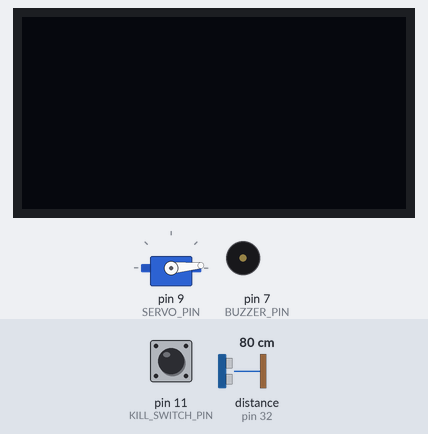
Simulated run of this program. Board: Arduino Mega 2560, built with avr-gcc and run on an emulated ATmega2560. On the bench: 128×64 one-colour display, servo, buzzer (waves = sounding). The test bench sets the inputs (shaded band); at power-on: pin 11 (KILL_SWITCH_PIN) HIGH, distance to the obstacle (sensor on pin 32) 80 cm. The echo pulse lasts 58.3 µs per cm.

Above: at 2.2 s.
2.3 s: pin 11 (KILL_SWITCH_PIN) pulled LOW for 0.15 s
At 3.4 s:
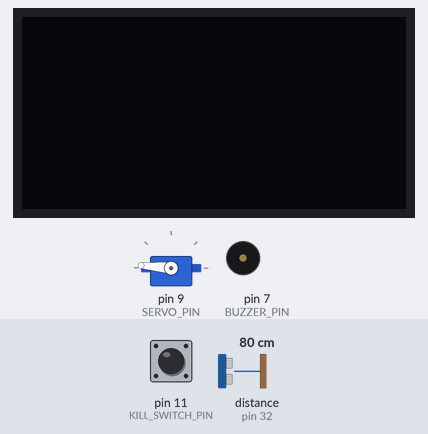
5.4 s: distance to the obstacle (sensor on pin 32) set to 35 cm
8.1 s: distance to the obstacle (sensor on pin 32) set to 60 cm
10.9 s: distance to the obstacle (sensor on pin 32) set to 2 cm
At 13.1 s:
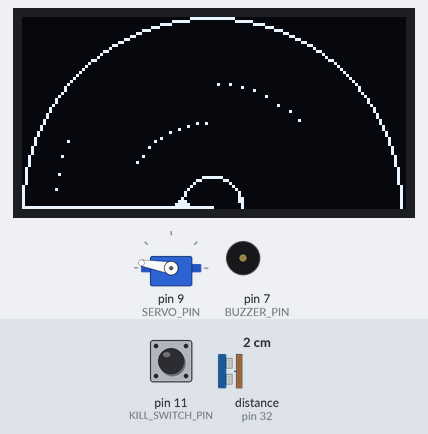
13.2 s: distance to the obstacle (sensor on pin 32) set to 53 cm
At 13.83 s:
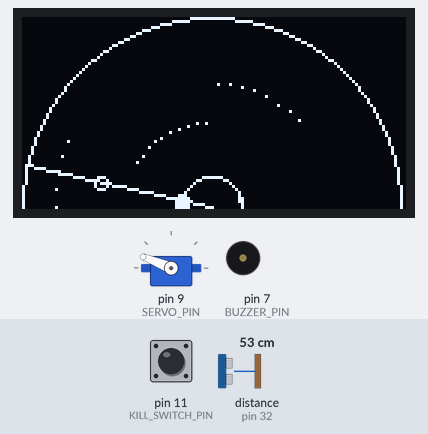
15.9 s: distance to the obstacle (sensor on pin 32) set to 4 cm
At 16.07 s:
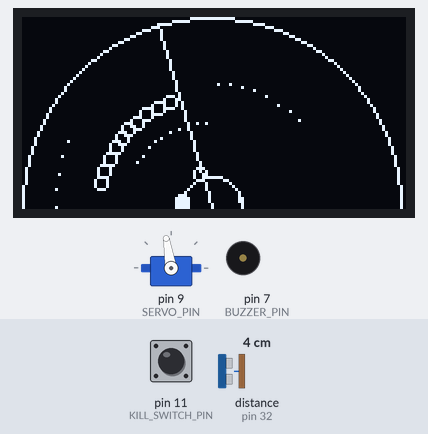
Timing chart, 0 to 19.0 s (numbered marks = the images above; inputs shaded):
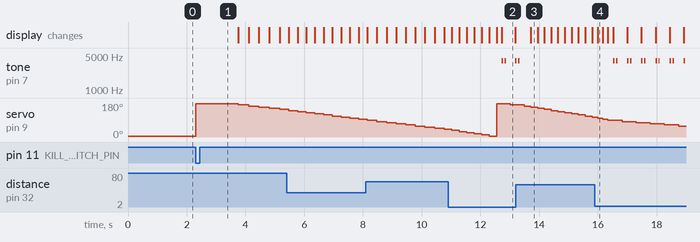

Measured:
- after the input at 2.3 s, servo on pin 9 (SERVO_PIN): 5° → 175° at once, → 170° 1.5 s later, → 164° 0.35 s later, → 158° 0.35 s later, … (6 changes in this stretch)
- after the input at 10.9 s, tone on pin 7 (BUZZER_PIN): goes 4000 Hz 0.05 s, silent 0.05 s, 4000 Hz 0.05 s, silent 0.32 s, then 4000 Hz, starting after 1.8 s
- after the input at 13.2 s, tone on pin 7 (BUZZER_PIN): goes on until 13.3 s, then stays silent
- what the display in image 2 shows lasts 0.5 s, from 12.7 s to 13.2 s

The program:

main.cpp
```cpp
#include "Arduino.h"
#include "display.h"
#include "distance.h"
#include "servo.h"

double calibration[POINTS] = {0};
double measurements[POINTS] = {0};
double hits[POINTS] = {0};
double angles[POINTS] = {0};

bool calibrated = false;

// Run initial calibration sweep
void runCalibration() {
  resetServo();

  for (int i = 0; i < POINTS; i++) {
    display.clearDisplay();
    driveServoToPosition(i);
    delay(stepDelay);

    double angle = map(i, 0, POINTS-1, 0, 180);
    angles[i] = angle;

    double distance = getMedianDistance();
    calibration[i] = distance;

    drawCalibrationPoints(angles, calibration);
    display.display();
  }
}

// Used without calibration
bool isHitByTreshold(double distance) {
  return distance < 50;
}

// Compare calibration sweep with the measurement
bool isHitByCalibration(int index, double distance) {
  return (abs(calibration[index] - distance) > TRESHOLD);
}

// Arduino Setup function - run once after reset
void setup()   {
  setupDisplay();
  setupDistanceMeter();
  setupServo();

  pinMode(KILL_SWITCH_PIN, INPUT_PULLUP);
}

// Arduino Loop function - Main program loop
void loop() {
  if (digitalRead(KILL_SWITCH_PIN) == LOW) {

    // First time, run calibration sweep
    if (!calibrated) {
      runCalibration();
      calibrated = true;
    }

    // Sweep
    for (int i = 0; i < POINTS; i++) {

      // Turn servo
      driveServoToPosition(i);

      // Draw radar semicircles
      display.clearDisplay();
      drawRound();

      // Draw radar sweep line
      drawSweepLine(angles[i]);

      // Measure distance and draw
      double distance = getMedianDistance();
      hits[i] = isHitByCalibration(i, distance) ? distance : 0;
      measurements[i] = !isHitByCalibration(i, distance) ? distance : 0;
      drawHits(angles, hits);
      drawMeasurements(angles, measurements);
      drawCalibrationPoints(angles, calibration);

      // Update the buffer to the display
      display.display();

      // Shoot with the laser
      if (hits[i] != 0) {
        digitalWrite(LASER_PIN, HIGH);
        tone(BUZZER_PIN, 4000, 50);
        delay(100);
        tone(BUZZER_PIN, 4000, 50);
        delay(200);
        digitalWrite(LASER_PIN, LOW);
      }
    }

    // Servo back to starting position
    resetServo();
  }
}
```

constants.h
```cpp
#ifndef CONSTANTS_H
#define CONSTANTS_H

const int SERVO_PIN = 9;
const int LASER_PIN = 47;
const int KILL_SWITCH_PIN = 11;
const int TRIG_PIN = 36;
const int ECHO_PIN = 32;
const int BUZZER_PIN = 7;

const int POINTS = 30;

const int MIN_ANGLE = 5;
const int MAX_ANGLE = 175;

const int DISPLAY_WIDTH = 128;
const int DISPLAY_HEIGHT = 64;

const int RADIUS = 63;

const int MAX_DISTANCE = 100;
const int TRESHOLD = 40; // cm

#endif
```

display.h
```cpp
#include <SPI.h>
#include <Wire.h>
#include <Adafruit_GFX.h>
#include <Adafruit_SSD1306.h>
#include "constants.h"

// Display setup
Adafruit_SSD1306 display(4);

void setupDisplay() {
  display.begin(SSD1306_SWITCHCAPVCC, SSD1306_I2C_ADDRESS);
  display.clearDisplay();
  display.display();
}

// Draw semicircles for radar
void drawRound() {
  display.drawCircle(RADIUS, RADIUS, RADIUS, WHITE);
  display.drawCircle(RADIUS, RADIUS, 10, WHITE);
}

// Draw sweep line at given angle (from left, 0...180)
void drawSweepLine(double angle) {
  // Angle to radians
  double radians = (double)angle * 3.14159 / 180;

  // X and Y components
  int xPos = RADIUS - cos(radians) * RADIUS;
  int yPos = RADIUS - sin(radians) * RADIUS;

  // Draw the Line
  display.drawLine(RADIUS, RADIUS, xPos, yPos, WHITE);
}

void drawPoint(int angle, double distance, bool fill = false, int radius = 2) {
  // Angle to radians
  double radians = (double)angle * 3.14159 / 180;

  if (distance > 100) distance = 100;

  // X and Y coordinates
  int xPos = RADIUS - cos(radians) * map(distance, 0, 100, 10, RADIUS);
  int yPos = RADIUS - sin(radians) * map(distance, 0, 100, 10, RADIUS);

  if (fill) {
    display.fillCircle(xPos, yPos, radius, WHITE);
  } else {
    display.drawCircle(xPos, yPos, radius, WHITE);
  }
}

void drawHits(double angles[], double hits[]) {
  for (int i = 0; i < POINTS; i++) {
    if (hits[i] != 0) {
      drawPoint(angles[i], hits[i], true);
    }
  }
}

void drawMeasurements(double angles[], double measurements[]) {
  for (int i = 0; i < POINTS; i++) {
    if (measurements[i] != 0) {
      drawPoint(angles[i], measurements[i]);
    }
  }
}

void drawCalibrationPoints(double angles[], double calibration[]) {
  for (int i = 0; i < POINTS; i++) {
    drawPoint(angles[i], calibration[i], false, 0);
  }
}

// Print value to top left corner of display (for debugging)
void printDistance(double distance) {
  display.setCursor(0, 0);
  display.setTextColor(WHITE);
  display.setTextSize(1);
  display.print(distance, 1);
  display.print("cm");
}
```

distance.h
```cpp
#include "Arduino.h"
#include "constants.h"

void setupDistanceMeter() {
  pinMode(TRIG_PIN, OUTPUT);
  pinMode(ECHO_PIN, INPUT);
}

// returns distance in cm
double getDistance() {
  double duration, distance;

  digitalWrite(TRIG_PIN, LOW);
  delayMicroseconds(2);
  digitalWrite(TRIG_PIN, HIGH);
  delayMicroseconds(10);
  digitalWrite(TRIG_PIN, LOW);

  // Pulse's duration in microseconds
  duration = pulseIn(ECHO_PIN, HIGH);

  distance = duration / 58.3;

  if (distance > MAX_DISTANCE) distance = 100;
  return distance;
}

// Bubble sort (http://hwhacks.com/2016/05/03/bubble-sorting-with-an-arduinoc-application/)
void sort(int a[], int size) {
  for(int i=0; i<(size-1); i++) {
    for(int o=0; o<(size-(i+1)); o++) {
      if(a[o] > a[o+1]) {
        int t = a[o];
        a[o] = a[o+1];
        a[o+1] = t;
      }
    }
  }
}

double median(int array[], int size) {
  sort(array, size);
  int middle = size / 2;
  return array[middle];
}

double getMedianDistance() {
  const int count = 21;
  int values[count] = {0};
  for (int i=0; i<count; i++) {
    values[i] = (int)getDistance();
  }
  return median(values, count);
}
```

servo.h
```cpp
#include <Servo.h>
#include "constants.h"

// Servo parameters
int stepDelay = 100;
int resetDelay = 1000;

Servo myservo;
int pos = 0; // variable to store the servo position

void setupServo() {
  myservo.attach(SERVO_PIN);
  myservo.write(MIN_ANGLE);
  digitalWrite(LASER_PIN, HIGH);
  delay(resetDelay);
  digitalWrite(LASER_PIN, LOW);
}

// Position: int 0...19
void driveServoToPosition(int position) {

  // 0...19 -> MAX_ANGLE...MIN_ANGLE (käänteinen kulma)
  int angle = map(position, 0, POINTS-1, MAX_ANGLE, MIN_ANGLE);
  myservo.write(angle);

  delay(stepDelay);
}

void resetServo() {
  driveServoToPosition(0);
  delay(resetDelay);
}
```
